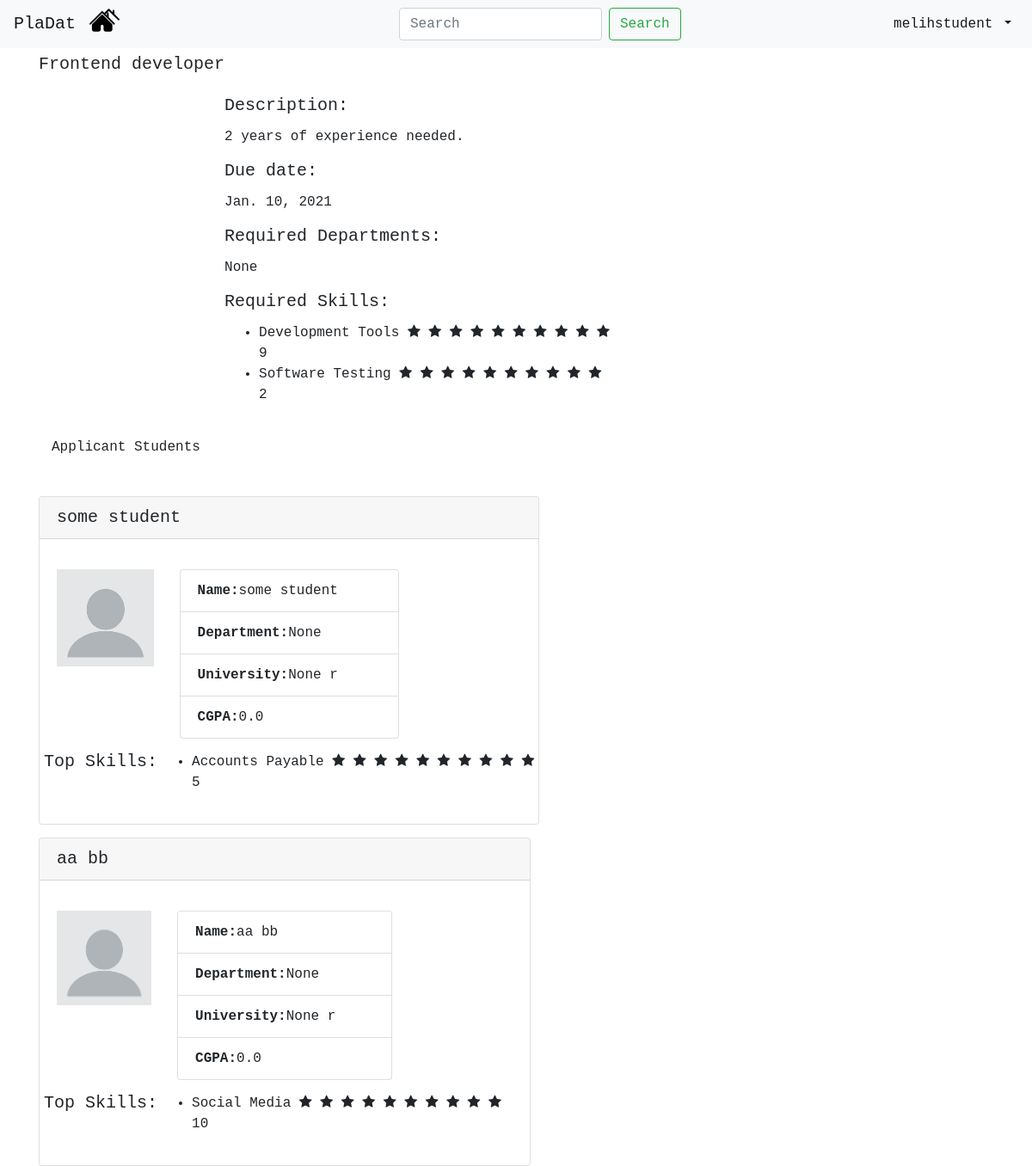
The page /see-details/8/ (signed in) on the database its author committed.
### mainapp/models.py (models this page shows, shortened)
class Job(models.Model):
    employer = models.ForeignKey(Employer, on_delete=models.CASCADE,default=None) #employer_id
    job_title = models.CharField(max_length=100,default=None)
    job_description = models.CharField(max_length=100,default=None) #description
    publish_time = models.DateTimeField(auto_now_add=True, blank=True)
    due_date = models.DateField(default=None,null=True)
    req_departments = models.CharField(max_length=100,default=None,null=True)

class Skill(models.Model):
    skill = models.CharField(max_length=100,default=None)

class Student(models.Model):
    user_id = models.IntegerField(default=None)
    name = models.CharField(max_length=100,default=None, unique=True)
    surname = models.CharField(max_length=100,default=None)
    school_name = models.CharField(max_length=100,default=None,null=True)
    department = models.CharField(max_length=100,default=None,null=True)
    birth_date = models.DateField(null=True, blank=True)
    start_date = models.DateField(null=True, blank=True)
    end_date = models.DateField(default=None,null=True)
    cgpa = models.FloatField(default=0.0,null=True) #gpa
    e_mail = models.EmailField(default=None,null=True)
    location = models.CharField(max_length=30, default=None, null=True)

### mainapp/views.py (the view)
# urls.py: path('see-details/<int:jobid>/', views.see_details, name='see_details'),
@login_required
def see_details(request, jobid):
    current_user = request.user
    job = Job.objects.get(id=jobid) # job to display it's details
    jobs_skill_total = get_skill_rate_zipped_job(job) # Zipping skill-rate and sent them to template
    jobs_owner = Employer.objects.get(id = job.employer_id)
    is_jobs_owner =  (current_user.id == jobs_owner.user_id)
    applications = Application.objects.filter(job_id = jobid)
    who_applied = []
    for item in applications:
        who_applied.append(Student.objects.get(id = item.student_id))
    students_skill_total_all = []
    for item in who_applied:
        students_skill_total = get_skill_rate_zipped_student(item)
        students_skill_total_all.append(students_skill_total)
    students_skill_total_all_zipped = zip(who_applied,students_skill_total_all)
    return render(request, "see-details.html",{"job": job, "jobs_skill_total": jobs_skill_total
                                                , "is_jobs_owner": is_jobs_owner, "students_skill_total_all_zipped": students_skill_total_all_zipped})

### mainapp/utils.py (called while the page is built)
def get_skill_rate_zipped_student(student):
    students_skill = StudentSkill.objects.filter(student_id=student.id)
    students_skill_list = []
    students_rate_list = []
    for item in students_skill:
        students_skill_list.append(Skill.objects.get(id=item.skill_id).skill)
        students_rate_list.append(item.rate)
    students_skill_total = zip(students_skill_list,students_rate_list)
    return students_skill_total

def get_skill_rate_zipped_job(job):
    jobs_skill = JobSkill.objects.filter(job_id=job.id)
    jobs_skill_list = []
    jobs_rate_list = []
    for item in jobs_skill:
        jobs_skill_list.append(Skill.objects.get(id=item.skill_id).skill)
        jobs_rate_list.append(item.rate)
    jobs_skill_total = zip(jobs_skill_list,jobs_rate_list)
    return jobs_skill_total

### mainapp/templates/see-details.html (shortened to what this page needs)
{% extends 'navbar.html' %}
{% block content %}
<!doctype html>
<html lang="en">
  <head>
  {% load static %}
    <link rel="stylesheet" href="https://maxcdn.bootstrapcdn.com/bootstrap/4.0.0/css/bootstrap.min.css">
      <link rel="stylesheet" href="https://cdnjs.cloudflare.com/ajax/libs/font-awesome/4.7.0/css/font-awesome.min.css">
  </head>
  <body>
    <br><br>
    <div class="container-fluid">
    <div class="row">
                <h5>{{job.job_title}}</h5>
                <div>
                    <br><br>
                    <h5 class="card-title">Description:</h5>
                    <p class="card-text">{{job.job_description}}</p>
                    <h5 class="card-title">Due date:</h5> <p class="card-text"> {{job.due_date}}</p>
                    <h5 class="card-title">Required Departments:</h5>
                    <p class="card-text"> {{job.req_departments}}</p>
                    <h5 class="card-title">Required Skills:</h5>
                    <ul >
                        {% for skill,rate in jobs_skill_total %}
                        <li> {{skill}}
                          {% for i in '0123456789'|make_list %}
                          {% if forloop.counter <= rate %}
                          <span class="fa fa-star checked"></span>
                          {% else %}
                          <span class="fa fa-star"></span>
                          {% endif %}
                          {% endfor %}
                        </li>
                        {{rate}}
                      {% endfor %}
                </ul>
                </div>
            </div>
        </div>
    <div class="container-fluid">
    <br><h6>Applicant Students</h6><br>
    {% for student,skill_rate in students_skill_total_all_zipped %}
    <div class="row">
            <div class="card">
                <h5 class="card-header">{{student.name}} {{student.surname}}</h5>
                <div class="card-body">
                    <div class="row">
                    <div class="col">
                        <a href="#"><img src="{% static "student-pp.png" %}" class="img-fluid" alt="Responsive image"></a>
                    </div>
                    <div class="col-6">
                        <ul class="list-group">
                          <li class="list-group-item"><b>Name:</b>{{student.name}} {{student.surname}}</li>
                          <li class="list-group-item"><b>Department:</b>{{student.department}} </li>
                          <li class="list-group-item"><b>University:</b>{{student.school_name}} r</li>
                          <li class="list-group-item"><b>CGPA:</b>{{student.cgpa}} </li>
                        </ul>
                    </div>
                    <div class="col">
                    </div>
                    </div>
                    <div class="row">
                    <h5 class="card-title">Top Skills:</h5>
                    <ul >
                        {% for skill,rate in skill_rate %}
                        <li> {{skill}}
                          {% for i in '0123456789'|make_list %}
                          {% if forloop.counter <= rate %}
                          <span class="fa fa-star checked"></span>
                          {% else %}
                          <span class="fa fa-star"></span>
                          {% endif %}
                          {% endfor %}
                        </li>
                        {{rate}}
                      {% endfor %}
                    </ul>
                    </div>
                </div>
            </div>
        </div>
        {% endfor %}
    </div>
  </body>
</html>
{% endblock %}

### mainapp/templates/navbar.html (shortened to what this page needs)
<!doctype html>
<html lang="en">
  <head>
    {% load static %}
    <link rel="stylesheet" href="https://maxcdn.bootstrapcdn.com/bootstrap/4.0.0/css/bootstrap.min.css">
  </head>
  <body>
    <nav class="navbar navbar-expand-sm navbar-light bg-light fixed-top ">
        <a href="#" class="navbar-brand">PlaDat</a>
        <div class="navbar-collapse collapse w-100 order-1 order-md-0 dual-collapse2">
            <ul class="navbar-nav mr-auto">
                <li class="nav-item">
                    <a href="{% url 'index' %}"> <img style="width:35px; margin-top: -10px; margin-left: -1%;" src="{% static "two-houses.svg" %}"> </a>
                </li>
            </ul>
        </div>
        <div class="navbar-collapse collapse w-100 order-1 order-md-0 dual-collapse2">
          <form class="form-inline my-2 my-lg-0 ">
            <input class="form-control mr-sm-2 " type="search" placeholder="Search" aria-label="Search">
            <button class="btn btn-outline-success my-2 my-sm-0 " href="#" type="submit">Search</button>
          </form>
        </div>
        <div class="navbar-collapse collapse w-100 order-3 dual-collapse2">
            <ul class="navbar-nav ml-auto">
                <li class="nav-item dropdown">
                    <a class="nav-link dropdown-toggle active" href="#" id="navbarDropdown" role="button" data-toggle="dropdown" aria-haspopup="true" aria-expanded="false">
                      {{ user.username }}
                      </a>
                </li>
            </ul>
          </div>
    </nav>
    <div class="container">
      {% block content %}
      {% endblock %}
    </div>
    </body>
</html>

### mainapp/templates/navbar.html (style rules this page uses)
* { font-family: "Lucida Console", "Courier New", monospace; }
.navbar { max-height: 65px; }

### mainapp/templates/see-details.html (style rules this page uses)
* { font-family: "Lucida Console", "Courier New", monospace; }
.container-fluid .row { position: relative; margin-top: 15px; }

### rows shown on the page
Job: job_title "Frontend developer", job_description "2 years of experience needed.", due_date "Jan. 10, 2021", req_departments "None"
Skill: jobs_skill_total "Development Tools"
Skill: jobs_skill_total "Software Testing"
Student: name "some", surname "student", department "None", school_name "None", cgpa "0.0", skill_rate "5"
Skill: skill_rate "Accounts Payable"
Student: name "aa", surname "bb", department "None", school_name "None", cgpa "0.0", skill_rate "10"
Skill: skill_rate "Social Media"

### other values the page prints
{{ user.username }} "melihstudent"
{{ rate }} "9" "2"
